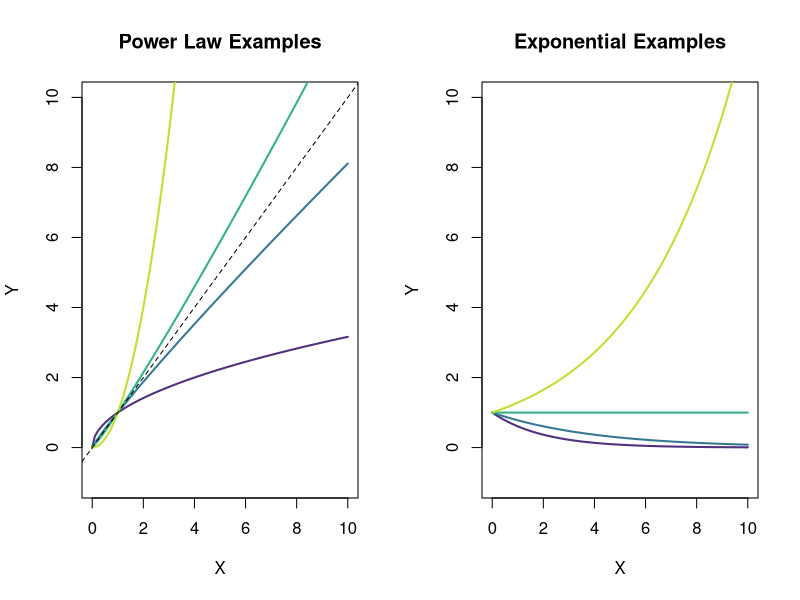
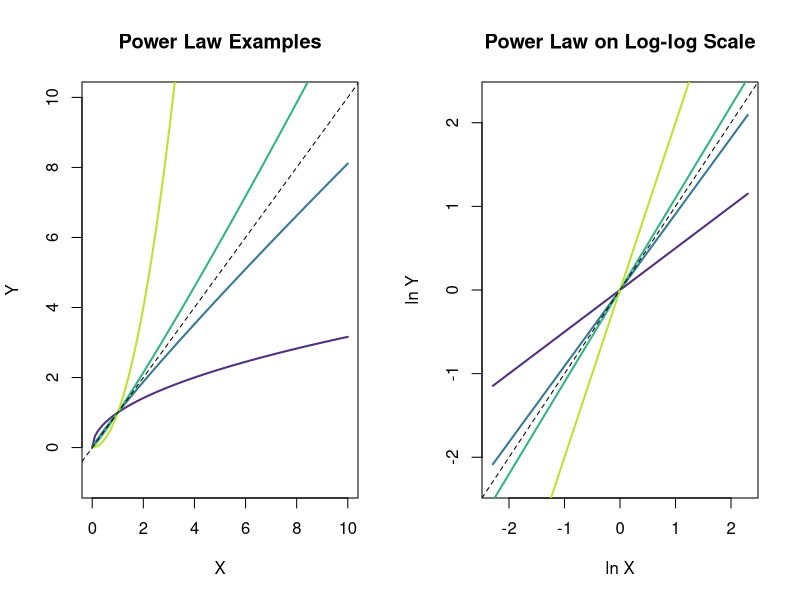
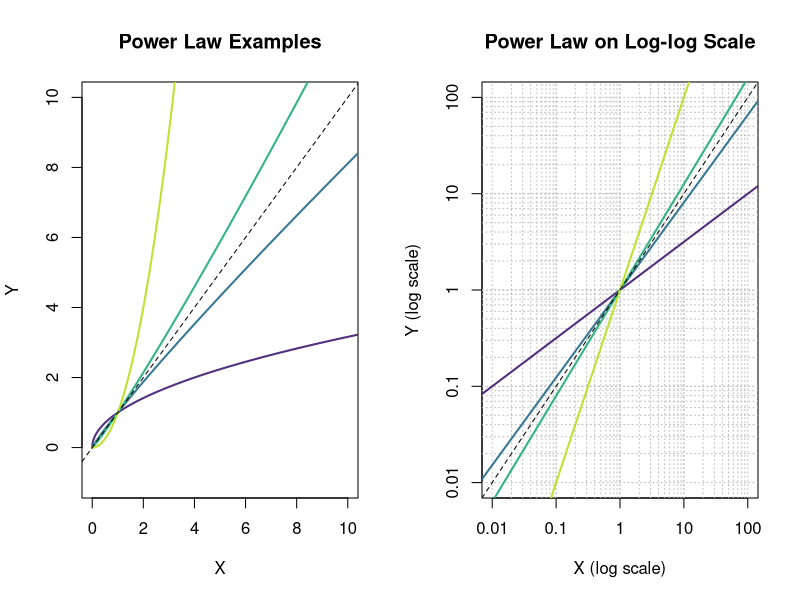
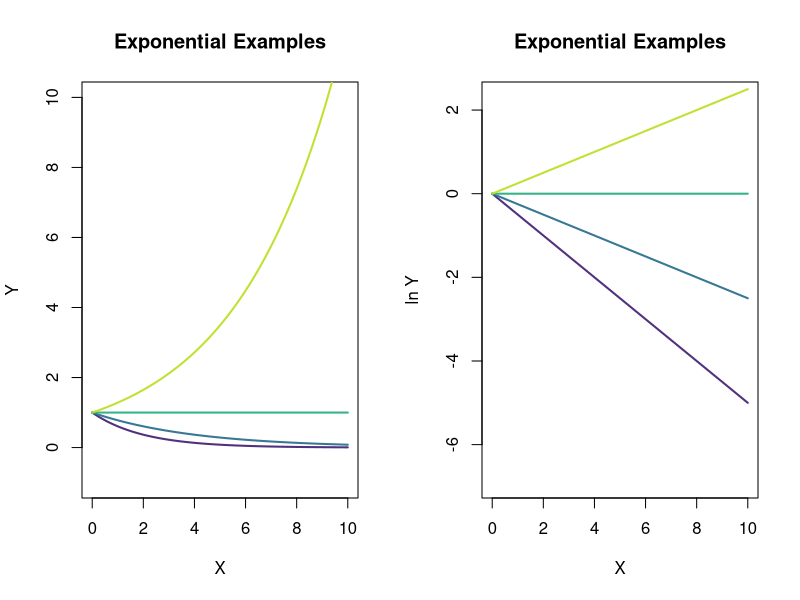
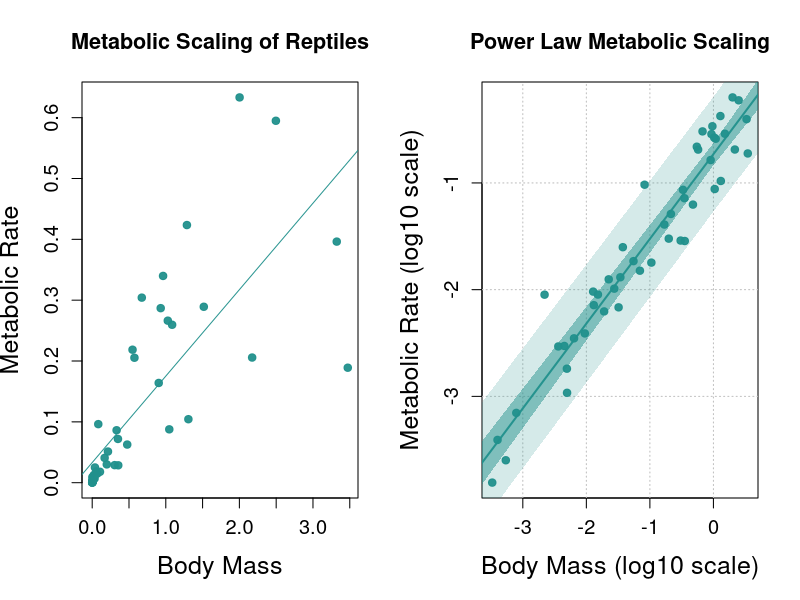
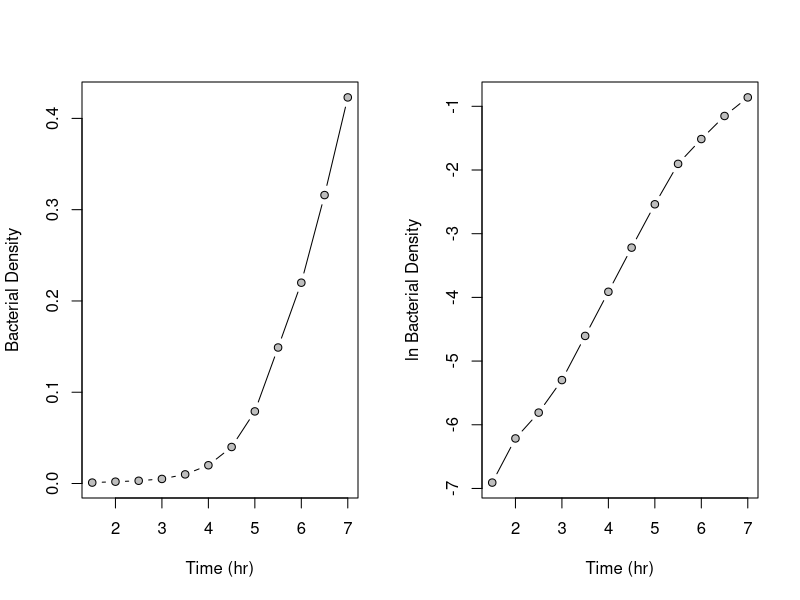
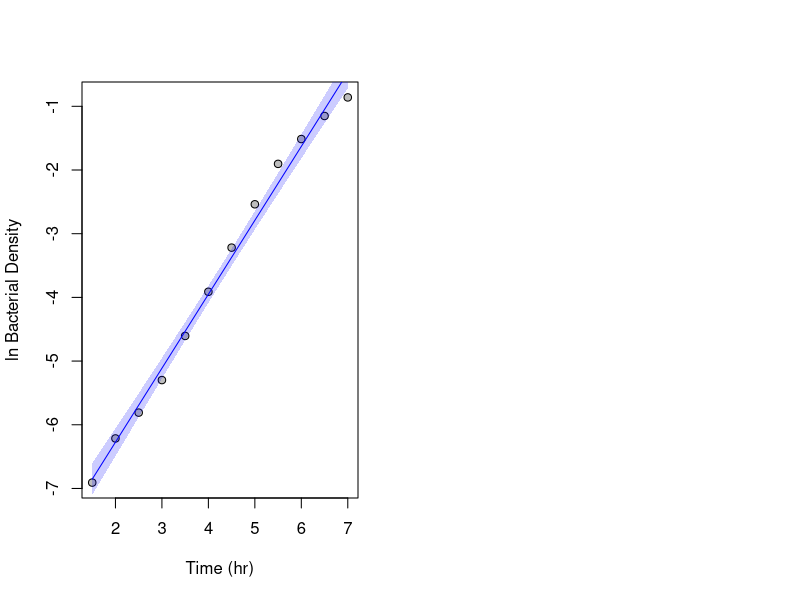

The R script that drew these images, in order:
## ---- chunk 1
knitr::opts_chunk$set(echo = TRUE)
knitr::opts_knit$set(root.dir = "/Users/nicholaskortessis/Library/CloudStorage/GoogleDrive-kortessn@wfu.edu/My Drive/Import/Wake Forest/Teaching/24-25/2025 - Spring/BIO 380/Week 12 - Regression")
## ---- chunk 2
vec <- seq(from = 1.1, to = 2, length = 2)
b <- c(rev(1/vec), vec)
a <- 1

library(viridisLite)
cols <- viridis(length(b), begin = 0.1, end = 0.9, alpha = 0.95)

x <- seq(0, 10, length.out = 100)
par(mfcol = c(1,2))
plot(0,0, xlim = c(0, 10), ylim = c(-1, 10), type = 'n', 
     xlab = 'X', ylab = 'Y', main = 'Power Law Examples')

for (i in 1:length(b)) {
  y <- a * x^b[i]
  lines(x, y, type = 'l', col = cols[i], lwd = 2, 
        xlab = 'X', ylab = 'Y')
}
abline(0, 1, lty = 2, col = 'black')
# Exponential relationships
b <- seq(from = -0.5, to = 0.5, length = 5)
a <- 1

plot(0,0, xlim = c(0, 10), ylim = c(-1, 10), type = 'n', 
     xlab = 'X', ylab = 'Y', main = 'Exponential Examples')

for (i in 1:length(b)){
  y <- a * exp(b[i] * x)
  lines(x, y, type = 'l', col = cols[i], lwd = 2, 
        xlab = 'X', ylab = 'Y')
}
## ---- chunk 3
vec <- seq(from = 1.1, to = 2, length = 2)
b <- c(rev(1/vec), vec)
a <- 1

library(viridisLite)
cols <- viridis(length(b), begin = 0.1, end = 0.9, alpha = 0.95)

x <- seq(0, 10, length.out = 100)
par(mfcol = c(1,2))
plot(0,0, xlim = c(0, 10), ylim = c(-1, 10), type = 'n', 
     xlab = 'X', ylab = 'Y', main = 'Power Law Examples')

for (i in 1:length(b)) {
  y <- a * x^b[i]
  lines(x, y, type = 'l', col = cols[i], lwd = 2, 
        xlab = 'X', ylab = 'Y')
}
abline(0, 1, lty = 2, col = 'black')
plot(0,0, xlim = log(c(1/10, 10)), ylim = log(c(0.1, 10)), type = 'n', 
     xlab = 'ln X', ylab = 'ln Y', main = 'Power Law on Log-log Scale')

for (i in 1:length(b)) {
  y <- a * x^b[i]
  lines(log(x), log(y), type = 'l', col = cols[i], lwd = 2, 
        xlab = 'X', ylab = 'Y')
}
abline(0,1, lty = 2, col = 'black')
## ---- chunk 4
vec <- seq(from = 1.1, to = 2, length = 2)
b <- c(rev(1/vec), vec)
a <- 1

library(viridisLite)
cols <- viridis(length(b), begin = 0.1, end = 0.9, alpha = 0.95)

x <- seq(0.0001, 100, length.out = 10000)
par(mfcol = c(1,2))
plot(0,0, xlim = c(0, 10), ylim = c(-1, 10), type = 'n', 
     xlab = 'X', ylab = 'Y', main = 'Power Law Examples')

for (i in 1:length(b)) {
  y <- a * x^b[i]
  lines(x, y, type = 'l', col = cols[i], lwd = 2, 
        xlab = 'X', ylab = 'Y')
}
abline(0, 1, lty = 2, col = 'black')
plot(0,0, xlim = log10(c(1/100, 100)), ylim = log10(c(0.01, 100)), type = 'n', 
     xlab = 'X (log scale)', ylab = 'Y (log scale)', main = 'Power Law on Log-log Scale',
     xaxt = 'n', yaxt = 'n')
axis(1,at = -2:2, labels = 10^c(-2:2))
axis(2,at = -2:2, labels = 10^c(-2:2))
abline(h = log10(c(0.01*(1:10), 0.1*(1:10), 1:10, 10*(1:10))), lty = 3, col = 'gray')
abline(v = log10(c(0.01*(1:10), 0.1*(1:10), 1:10, 10*(1:10))), lty = 3, col = 'gray')


for (i in 1:length(b)) {
  y <- a * x^b[i]
  lines(log(x), log(y), type = 'l', col = cols[i], lwd = 2, 
        xlab = 'X', ylab = 'Y')
}
abline(0,1, lty = 2, col = 'black')
## ---- chunk 5
x <- seq(from = 0, to = 10, length = 100)
b <- seq(from = -0.5, to = 0.5, length = 5)
a <- 1

par(mfcol = c(1,2))
plot(0,0, xlim = c(0, 10), ylim = c(-1, 10), type = 'n', 
     xlab = 'X', ylab = 'Y', main = 'Exponential Examples')

for (i in 1:length(b)){
  y <- a * exp(b[i] * x)
  lines(x, y, type = 'l', col = cols[i], lwd = 2, 
        xlab = 'X', ylab = 'Y')
}

plot(0,0, xlim = c(0, 10), ylim = log(c(0.001, 10)), type = 'n', 
     xlab = 'X', ylab = 'ln Y', main = 'Exponential Examples')

for (i in 1:length(b)){
  y <- a * exp(b[i] * x)
  lines(x, log(y), type = 'l', col = cols[i], lwd = 2)
}


## ---- chunk 6
# Load the dataset
metab.df <- read.csv(file = 'Body_Size_Observations.csv')

# Convert the 'class' column to a factor with specific levels
metab.df$class <- factor(metab.df$class, levels = c('Reptilia', 'Mammalia', 'Aves'))

# Subset the data to include only reptiles
metab.subset.df <- subset(metab.df, subset = class == "Reptilia")

# Load the viridisLite package
library(viridisLite)

# Generate a colormap with seven colors and select three
cols <- viridis(7, alpha = 0.95)
cols <- cols[c(2, 4, 6)]  # Select specific colors

# Plot metabolic rate vs body mass
plot(metab.subset.df$body.mass, metab.subset.df$metabolic.rate, 
     col = cols[2], 
     pch = 19, 
     xlab = 'Body Mass', 
     ylab = 'Metabolic Rate', 
     main = 'Metabolic Scaling of Reptiles',
     cex.axis = 1.2, cex.main = 1.3, cex.lab = 1.5)

# Fit a linear model
lin.mdl <- lm(metabolic.rate ~ body.mass, data = metab.subset.df)

# Add the regression line
abline(lin.mdl$coefficients, col = cols[2])
## ---- chunk 7
# Plot log-transformed data
plot(log10(metab.subset.df$body.mass), log10(metab.subset.df$metabolic.rate), 
     typ = 'n',
     col = cols[2], 
     pch = 19, 
     xlab = 'Body Mass (log10 scale)', 
     ylab = 'Metabolic Rate (log10 scale)', 
     main = 'Power Law Metabolic Scaling',
     cex.axis = 1.2, cex.main = 1.3, cex.lab = 1.5)

# Add gridlines
abline(h = seq(from = -9, to = 9, by = 1), lty = 3, col = 'gray')
abline(v = seq(from = -9, to = 9, by = 1), lty = 3, col = 'gray')

# Fit a linear model to the log-log data
pwr.mdl <- lm(log10(metabolic.rate) ~ log10(body.mass), data = metab.subset.df)

# New data to fit
new.data <- data.frame(body.mass = 
                         seq(from = 0.0001, to = 100, length.out = 100))
# Calculate confidence interval of the line
cis <- predict.lm(pwr.mdl, newdata = new.data, interval = 'confidence')

# Calculate prediction interval
pis <- predict.lm(pwr.mdl, newdata = new.data, interval = 'prediction')

# Add cis
polygon(c(log10(new.data$body.mass), log10(rev(new.data$body.mass))), 
        c(cis[,'lwr'], rev(cis[,'upr'])), 
        col = adjustcolor(cols[2], alpha.f = 0.5), 
        border = NA)
# Add pis
polygon(c(log10(new.data$body.mass), log10(rev(new.data$body.mass))), 
        c(pis[,'lwr'], rev(pis[,'upr'])), 
        col = adjustcolor(cols[2], alpha.f = 0.2), 
        border = NA)

lines(log10(new.data$body.mass), 
      cis[,'fit'], 
      col = cols[2], 
      lwd = 2)
# Add the regression line
#abline(pwr.mdl$coefficients, col = cols[2])

# Add the data points
points(log10(metab.subset.df$body.mass), 
       log10(metab.subset.df$metabolic.rate), 
       col = cols[2], 
       pch = 19)

summary(pwr.mdl)
## ---- chunk 8
paste('b CI = ',confint(pwr.mdl)[2,])
paste('a CI = ', exp(confint(pwr.mdl)[1,]))
## ---- chunk 9

# Load the dataset
growth.df <- read.csv(file = 'KHKgrowthcurves_LB.csv')

# Filter time points between 1.5 and 7 hours
indx <- growth.df$time..h. <= 7 & growth.df$time..h. >= 1.5

par(mfcol = c(1,2))
# Plot bacterial density over time
plot(growth.df$time..h.[indx], growth.df$No.36.1[indx],
     pch = 21, bg = 'gray', 
     xlab = 'Time (hr)', 
     ylab = 'Bacterial Density', 
     typ = 'b')

# Plot log-transformed bacterial density
plot(growth.df$time..h.[indx], log(growth.df$No.36.1[indx]),
     pch = 21, bg = 'gray', 
     xlab = 'Time (hr)', 
     ylab = 'ln Bacterial Density', 
     typ = 'b')
## ---- chunk 10
# Plot log-transformed bacterial density
plot(growth.df$time..h.[indx], log(growth.df$No.36.1[indx]),
     pch = 21, bg = 'gray', 
     xlab = 'Time (hr)', 
     ylab = 'ln Bacterial Density')
# Fit a linear model
mdl <- lm(log(No.36.1) ~ time..h., data = growth.df, 
          subset = (time..h. <= 7 & time..h. >= 1.5))

# Calculate confidence intervals
cis <- predict.lm(mdl, interval = 'confidence')

# Add fitted line and confidence intervals
polygon(c(growth.df$time..h.[indx], rev(growth.df$time..h.[indx])), 
        c(cis[,'lwr'], rev(cis[,'upr'])), 
        col = adjustcolor('blue', alpha.f = 0.2), 
        border = NA)
lines(growth.df$time..h.[indx], cis[,'fit'], typ = 'l', col = 'blue')  # Fitted line

summary(mdl)
